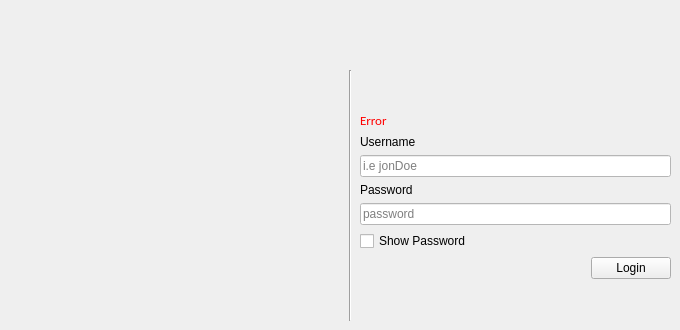
      <widget class="QWidget" name="login_screen">
       <widget class="QLabel" name="label">
        <property name="geometry">
         <rect>
          <x>60</x>
          <y>50</y>
          <width>261</width>
          <height>251</height>
         </rect>
        </property>
        <property name="styleSheet">
         <string notr="true">image: url(:/files/images/IAM_2.png);</string>
        </property>
        <property name="text">
         <string/>
        </property>
       </widget>
       <widget class="Line" name="line">
        <property name="geometry">
         <rect>
          <x>340</x>
          <y>70</y>
          <width>20</width>
          <height>251</height>
         </rect>
        </property>
        <property name="orientation">
         <enum>Qt::Vertical</enum>
        </property>
       </widget>
       <widget class="QWidget" name="layoutWidget">
        <property name="geometry">
         <rect>
          <x>360</x>
          <y>70</y>
          <width>311</width>
          <height>251</height>
         </rect>
        </property>
        <layout class="QVBoxLayout" name="verticalLayout_2">
         <item>
          <spacer name="verticalSpacer_2">
           <property name="orientation">
            <enum>Qt::Vertical</enum>
           </property>
           <property name="sizeHint" stdset="0">
            <size>
             <width>20</width>
             <height>40</height>
            </size>
           </property>
          </spacer>
         </item>
         <item>
          <widget class="QLabel" name="lbError">
           <property name="font">
            <font>
             <family>Calibri</family>
             <pointsize>10</pointsize>
            </font>
           </property>
           <property name="styleSheet">
            <string notr="true">color: rgb(255, 0, 0);</string>
           </property>
           <property name="text">
            <string>Error</string>
           </property>
          </widget>
         </item>
         <item>
          <layout class="QVBoxLayout" name="verticalLayout">
           <item>
            <widget class="QLabel" name="label_2">
             <property name="text">
              <string>Username </string>
             </property>
            </widget>
           </item>
           <item>
            <widget class="QLineEdit" name="txtUsername">
             <property name="styleSheet">
              <string notr="true">background-color: rgb(255, 255, 255);</string>
             </property>
             <property name="placeholderText">
              <string>i.e jonDoe</string>
             </property>
            </widget>
           </item>
           <item>
            <widget class="QLabel" name="label_3">
             <property name="text">
              <string>Password</string>
             </property>
            </widget>
           </item>
           <item>
            <widget class="QLineEdit" name="txtPassKey">
             <property name="styleSheet">
              <string notr="true">background-color: rgb(255, 255, 255);</string>
             </property>
             <property name="echoMode">
              <enum>QLineEdit::Password</enum>
             </property>
             <property name="placeholderText">
              <string>password</string>
             </property>
            </widget>
           </item>
           <item>
            <widget class="QCheckBox" name="cbPassMode">
             <property name="text">
              <string>Show Password</string>
             </property>
            </widget>
           </item>
           <item>
            <layout class="QHBoxLayout" name="horizontalLayout">
             <item>
              <spacer name="horizontalSpacer">
               <property name="orientation">
                <enum>Qt::Horizontal</enum>
               </property>
               <property name="sizeHint" stdset="0">
                <size>
                 <width>40</width>
                 <height>20</height>
                </size>
               </property>
              </spacer>
             </item>
             <item>
              <widget class="QPushButton" name="btnLogin">
               <property name="styleSheet">
                <string notr="true"/>
               </property>
               <property name="text">
                <string>Login</string>
               </property>
              </widget>
             </item>
            </layout>
           </item>
          </layout>
         </item>
         <item>
          <spacer name="verticalSpacer">
           <property name="orientation">
            <enum>Qt::Vertical</enum>
           </property>
           <property name="sizeHint" stdset="0">
            <size>
             <width>20</width>
             <height>40</height>
            </size>
           </property>
          </spacer>
         </item>
        </layout>
       </widget>
      </widget>
